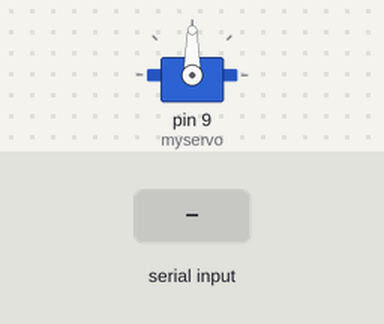
The sketch below on a simulated Arduino Uno, built with avr-gcc and run on an emulated ATmega328P. Shown: servo. Inputs (shaded band) come from the test bench.

Above: at 1.2 s.
1.3 s: "30,150\n" received over Serial
At 2.4 s:
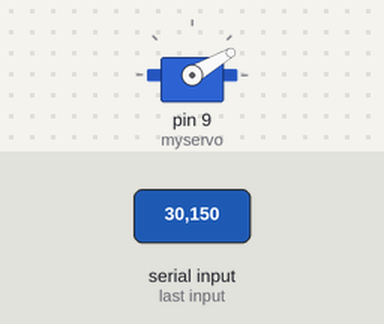
4.3 s: "5\n" received over Serial
At 6.5 s:
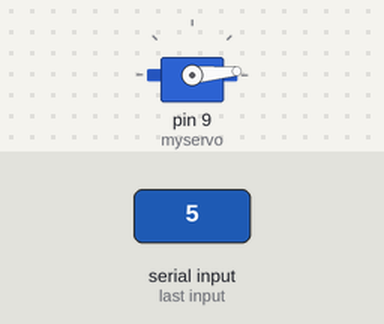
6.8 s: "90,45\n" received over Serial
At 9.7 s:
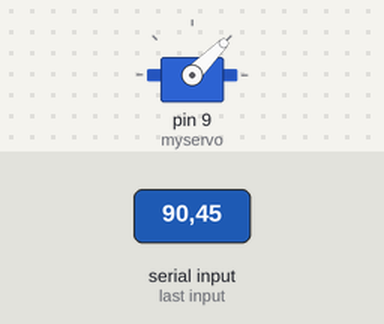
9.8 s: "90\n" received over Serial
At 13.55 s:
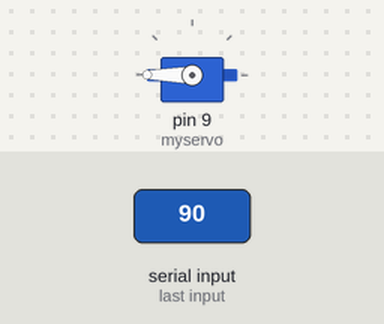
Timing chart, 0 to 13.8 s (numbered marks = the images above; inputs shaded):
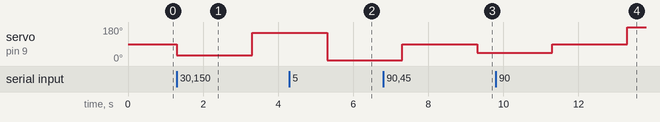

Measured:
- after the input at 1.3 s, servo on pin 9 (myservo): 90° → 30° at once, → 150° 2.0 s later
- after the input at 4.3 s, servo on pin 9 (myservo): 150° → 5° after 1.0 s
- after the input at 6.8 s, servo on pin 9 (myservo): 5° → 90° after 0.50 s, → 45° 2.0 s later
- after the input at 9.8 s, servo on pin 9 (myservo): 45° → 90° after 1.5 s, → 180° 2.0 s later

The sketch:

DOOR-ARDUINO.ino
```cpp
#include <Servo.h>

Servo myservo;

void setup() {
  myservo.attach(9);
  Serial.begin(9600);
}

void loop() {
  if (Serial.available() > 0) {
    int pos = Serial.parseInt();

    if (pos >= 1 && pos <= 180) {
      myservo.write(pos);
      delay(2000);
      for (pos = 180; pos >= 0; pos -= 1) {  // goes from 180 degrees to 0 degrees
        myservo.write(pos);                  // tell servo to go to position in variable 'pos'
        ///delay(15);
        break;
      }
    }
  }
}
```
